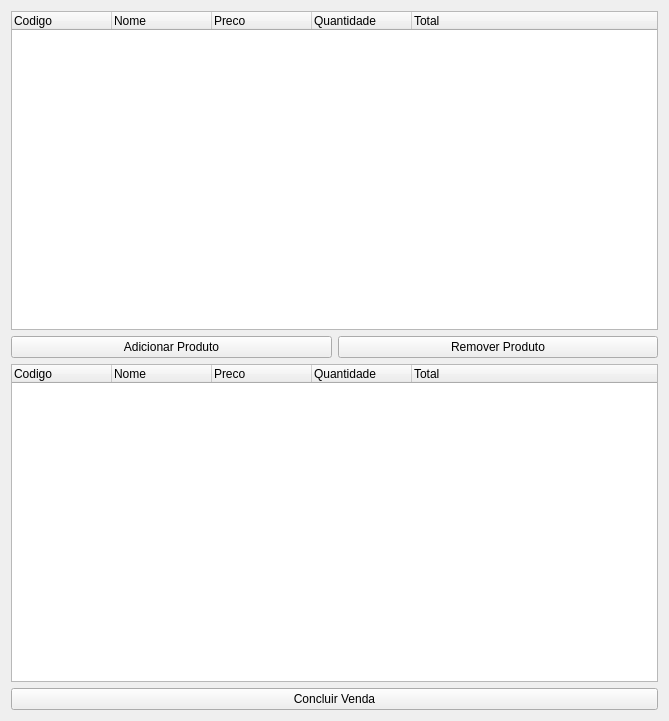
<?xml version="1.0" encoding="UTF-8"?>
<ui version="4.0">
 <class>Form</class>
 <widget class="QWidget" name="Form">
  <property name="geometry">
   <rect>
    <x>0</x>
    <y>0</y>
    <width>669</width>
    <height>721</height>
   </rect>
  </property>
  <property name="windowTitle">
   <string>Form</string>
  </property>
  <layout class="QVBoxLayout" name="verticalLayout">
   <item>
    <widget class="QTreeWidget" name="sells_form_top">
     <column>
      <property name="text">
       <string>Codigo</string>
      </property>
     </column>
     <column>
      <property name="text">
       <string>Nome</string>
      </property>
     </column>
     <column>
      <property name="text">
       <string>Preco</string>
      </property>
     </column>
     <column>
      <property name="text">
       <string>Quantidade</string>
      </property>
     </column>
     <column>
      <property name="text">
       <string>Total</string>
      </property>
     </column>
    </widget>
   </item>
   <item>
    <layout class="QHBoxLayout" name="horizontalLayout_2">
     <item>
      <widget class="QPushButton" name="pushButton_5">
       <property name="text">
        <string>Adicionar Produto</string>
       </property>
      </widget>
     </item>
     <item>
      <widget class="QPushButton" name="pushButton_4">
       <property name="text">
        <string>Remover Produto</string>
       </property>
      </widget>
     </item>
    </layout>
   </item>
   <item>
    <widget class="QTreeWidget" name="sells_form_button">
     <column>
      <property name="text">
       <string>Codigo</string>
      </property>
     </column>
     <column>
      <property name="text">
       <string>Nome</string>
      </property>
     </column>
     <column>
      <property name="text">
       <string>Preco</string>
      </property>
     </column>
     <column>
      <property name="text">
       <string>Quantidade</string>
      </property>
     </column>
     <column>
      <property name="text">
       <string>Total</string>
      </property>
     </column>
    </widget>
   </item>
   <item>
    <widget class="QPushButton" name="pushButton_6">
     <property name="text">
      <string>Concluir Venda</string>
     </property>
    </widget>
   </item>
  </layout>
 </widget>
 <resources/>
 <connections>
  <connection>
   <sender>pushButton_5</sender>
   <signal>clicked()</signal>
   <receiver>Form</receiver>
   <slot>add()</slot>
   <hints>
    <hint type="sourcelabel">
     <x>249</x>
     <y>341</y>
    </hint>
    <hint type="destinationlabel">
     <x>183</x>
     <y>361</y>
    </hint>
   </hints>
  </connection>
  <connection>
   <sender>pushButton_4</sender>
   <signal>clicked()</signal>
   <receiver>Form</receiver>
   <slot>remove()</slot>
   <hints>
    <hint type="sourcelabel">
     <x>437</x>
     <y>344</y>
    </hint>
    <hint type="destinationlabel">
     <x>458</x>
     <y>361</y>
    </hint>
   </hints>
  </connection>
  <connection>
   <sender>pushButton_6</sender>
   <signal>clicked()</signal>
   <receiver>Form</receiver>
   <slot>save()</slot>
   <hints>
    <hint type="sourcelabel">
     <x>398</x>
     <y>693</y>
    </hint>
    <hint type="destinationlabel">
     <x>393</x>
     <y>681</y>
    </hint>
   </hints>
  </connection>
 </connections>
 <slots>
  <slot>add()</slot>
  <slot>remove()</slot>
  <slot>save()</slot>
 </slots>
</ui>
